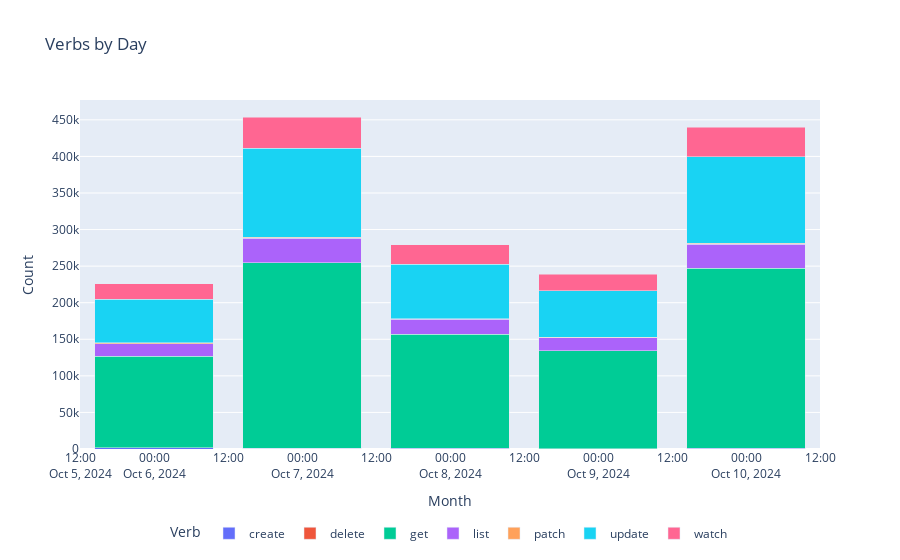

The notebook cell this image was saved under:
### Code cell
# Plot verbs in a time series histogram
fig = px.bar(
    verb_date, 
    x="date", 
    y="count", 
    color="verb", 
    title="Verbs by Day",
    labels={"date": "Date", "count": "Count", "verb": "Verb"},
    hover_data={"count": True, "verb": True}
)

fig.update_layout(
    barmode='stack',
    xaxis=dict(title='Month'),
    yaxis=dict(title='Count'),
    legend=dict(title='Verb', orientation="h", x=0.5, xanchor="center", y=-0.2),
    height=800
)

# Yay interactive plot!
fig.show()

### Figure 1 — Plotly figure (JSON) as saved in the notebook; plotly's stock layout.template omitted (floating-point values rounded to 4 significant figures)
{"data": [{"alignmentgroup": "True", "customdata": [["create"], ["create"], ["create"], ["create"], ["create"]], "hovertemplate": "Verb=%{customdata[0]}<br>Date=%{x}<br>Count=%{y}<extra></extra>", "legendgroup": "create", "marker": {"color": "#636efa", "pattern": {"shape": ""}}, "name": "create", "offsetgroup": "create", "orientation": "v", "showlegend": true, "textposition": "auto", "type": "bar", "x": ["24-10-06", "24-10-07", "24-10-08", "24-10-09", "24-10-10"], "xaxis": "x", "y": [1832, 950, 762, 688, 1084], "yaxis": "y"}, {"alignmentgroup": "True", "customdata": [["delete"], ["delete"], ["delete"]], "hovertemplate": "Verb=%{customdata[0]}<br>Date=%{x}<br>Count=%{y}<extra></extra>", "legendgroup": "delete", "marker": {"color": "#EF553B", "pattern": {"shape": ""}}, "name": "delete", "offsetgroup": "delete", "orientation": "v", "showlegend": true, "textposition": "auto", "type": "bar", "x": ["24-10-06", "24-10-07", "24-10-09"], "xaxis": "x", "y": [24, 16, 2], "yaxis": "y"}, {"alignmentgroup": "True", "customdata": [["get"], ["get"], ["get"], ["get"], ["get"]], "hovertemplate": "Verb=%{customdata[0]}<br>Date=%{x}<br>Count=%{y}<extra></extra>", "legendgroup": "get", "marker": {"color": "#00cc96", "pattern": {"shape": ""}}, "name": "get", "offsetgroup": "get", "orientation": "v", "showlegend": true, "textposition": "auto", "type": "bar", "x": ["24-10-06", "24-10-07", "24-10-08", "24-10-09", "24-10-10"], "xaxis": "x", "y": [125067, 253684, 156066, 133684, 246348], "yaxis": "y"}, {"alignmentgroup": "True", "customdata": [["list"], ["list"], ["list"], ["list"], ["list"]], "hovertemplate": "Verb=%{customdata[0]}<br>Date=%{x}<br>Count=%{y}<extra></extra>", "legendgroup": "list", "marker": {"color": "#ab63fa", "pattern": {"shape": ""}}, "name": "list", "offsetgroup": "list", "orientation": "v", "showlegend": true, "textposition": "auto", "type": "bar", "x": ["24-10-06", "24-10-07", "24-10-08", "24-10-09", "24-10-10"], "xaxis": "x", "y": [16862, 33674, 20682, 17714, 32640], "yaxis": "y"}, {"alignmentgroup": "True", "customdata": [["patch"], ["patch"], ["patch"], ["patch"], ["patch"]], "hovertemplate": "Verb=%{customdata[0]}<br>Date=%{x}<br>Count=%{y}<extra></extra>", "legendgroup": "patch", "marker": {"color": "#FFA15A", "pattern": {"shape": ""}}, "name": "patch", "offsetgroup": "patch", "orientation": "v", "showlegend": true, "textposition": "auto", "type": "bar", "x": ["24-10-06", "24-10-07", "24-10-08", "24-10-09", "24-10-10"], "xaxis": "x", "y": [1180, 1216, 656, 566, 1088], "yaxis": "y"}, {"alignmentgroup": "True", "customdata": [["update"], ["update"], ["update"], ["update"], ["update"]], "hovertemplate": "Verb=%{customdata[0]}<br>Date=%{x}<br>Count=%{y}<extra></extra>", "legendgroup": "update", "marker": {"color": "#19d3f3", "pattern": {"shape": ""}}, "name": "update", "offsetgroup": "update", "orientation": "v", "showlegend": true, "textposition": "auto", "type": "bar", "x": ["24-10-06", "24-10-07", "24-10-08", "24-10-09", "24-10-10"], "xaxis": "x", "y": [60048, 121550, 74732, 64000, 118070], "yaxis": "y"}, {"alignmentgroup": "True", "customdata": [["watch"], ["watch"], ["watch"], ["watch"], ["watch"]], "hovertemplate": "Verb=%{customdata[0]}<br>Date=%{x}<br>Count=%{y}<extra></extra>", "legendgroup": "watch", "marker": {"color": "#FF6692", "pattern": {"shape": ""}}, "name": "watch", "offsetgroup": "watch", "orientation": "v", "showlegend": true, "textposition": "auto", "type": "bar", "x": ["24-10-06", "24-10-07", "24-10-08", "24-10-09", "24-10-10"], "xaxis": "x", "y": [20580, 42165, 26001, 22242, 40877], "yaxis": "y"}], "layout": {"autosize": true, "barmode": "stack", "legend": {"orientation": "h", "title": {"text": "Verb"}, "tracegroupgap": 0, "x": 0.5, "xanchor": "center", "y": -0.2}, "title": {"text": "Verbs by Day"}, "xaxis": {"anchor": "y", "autorange": true, "domain": [0, 1], "range": ["2024-10-05 12:00", "2024-10-10 12:00"], "title": {"text": "Month"}, "type": "date"}, "yaxis": {"anchor": "x", "autorange": true, "domain": [0, 1], "range": [0, 477100.0], "title": {"text": "Count"}, "type": "linear"}}}
